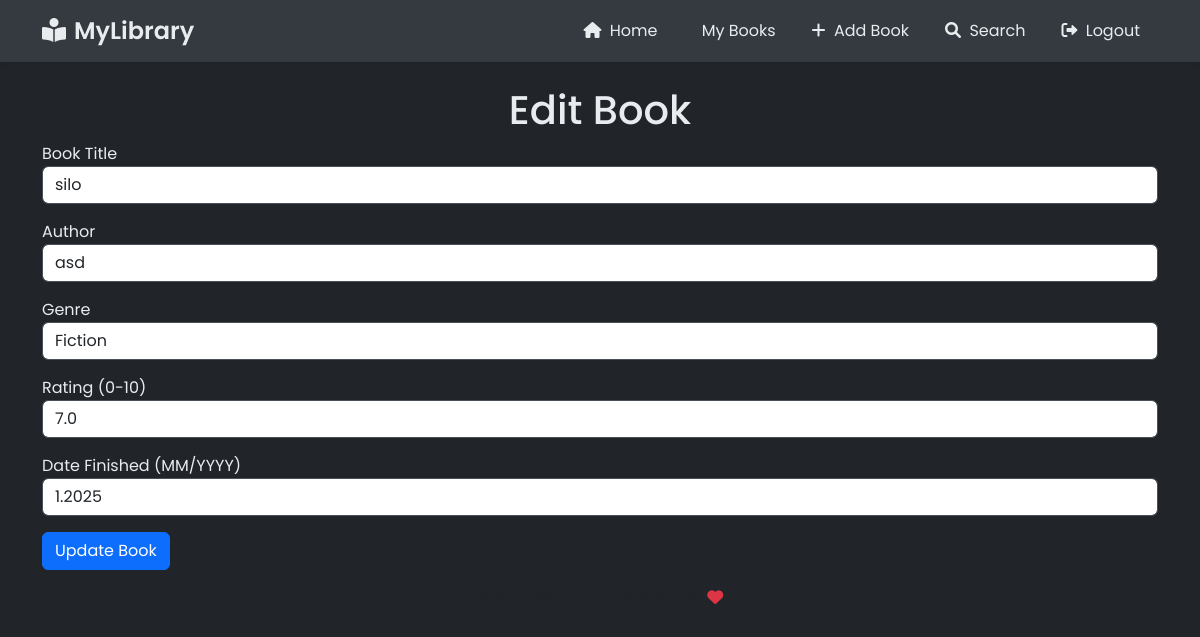
Page /edit_book/1 (signed in) on the earlier database version.
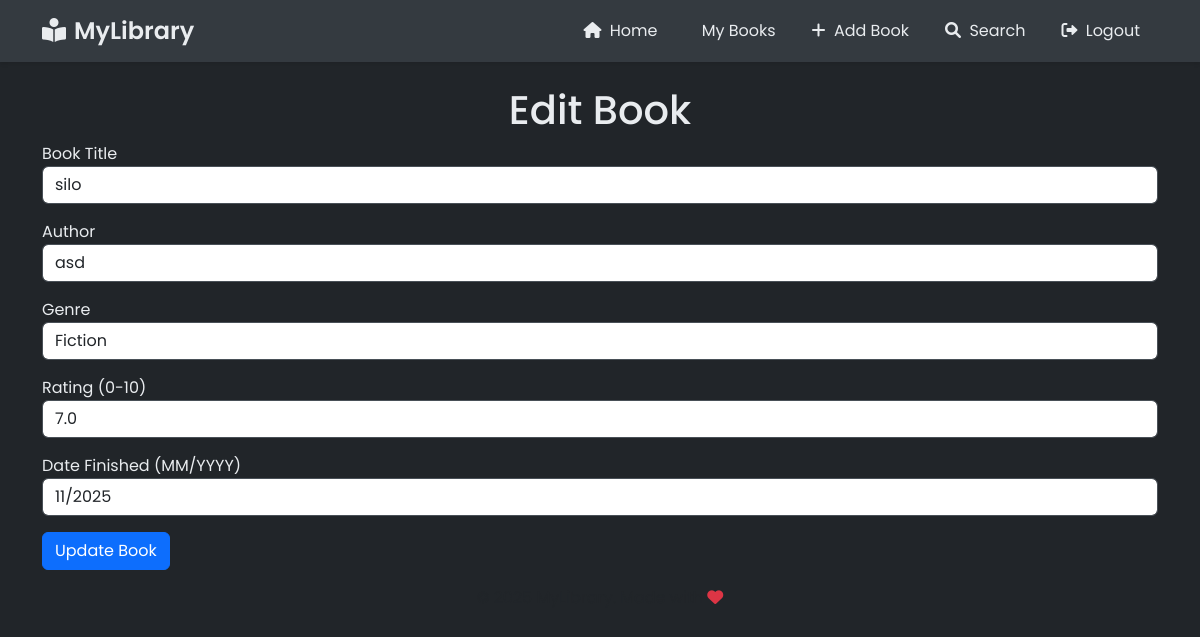
Same page on the later database version.
### main.py (models this page shows)
class Book(db.Model):
    id = db.Column(db.Integer, primary_key=True)
    title = db.Column(db.String(150), nullable=False)
    author = db.Column(db.String(150), nullable=False)
    genre = db.Column(db.String(150), nullable=False)
    notes = db.Column(db.Text, nullable=True)
    date_book_finished = db.Column(db.String(150), nullable=True)
    cover_image = db.Column(db.String(255), nullable=True)
    rating = db.Column(db.Float, nullable=True)
    description = db.Column(db.Text, nullable=True)
    category = db.Column(db.String(50), default='mylibrary')
    user_id = db.Column(db.Integer, db.ForeignKey('user.id'), nullable=False)
    shelf_id = db.Column(db.Integer, db.ForeignKey('shelf.id'), nullable=True)

### main.py (the view, shortened to what this page needs)
@app.route("/edit_book/<int:book_id>", methods=["GET", "POST"])
@login_required
def edit_book(book_id):
    book = Book.query.get(book_id)
    return render_template("edit_book.html", book=book, genres=GENRES)

### main.py (called while the page is built)
@login_manager.user_loader
def load_user(user_id):
    return User.query.get(int(user_id))

### templates/edit_book.html (shortened to what this page needs)
{% extends "base.html" %}
{% block content %}
<div class="container mt-4">
    <h1 class="text-center">Edit Book</h1>
    <form method="POST" action="{{ url_for('edit_book', book_id=book.id) }}">
        <div class="form-group">
            <label for="title">Book Title</label>
            <input type="text" name="title" class="form-control mb-2" id="title" placeholder="Book Title" value="{{ book.title }}" required>
        </div>
        <div class="form-group">
            <label for="author">Author</label>
            <input type="text" name="author" class="form-control mb-2" id="author" placeholder="Author" value="{{ book.author }}" required>
        </div>
        <div class="form-group">
            <label for="genre">Genre</label>
            <select name="genre" class="form-control mb-2" id="genre" required>
                <optgroup label="Most Common Genres">
                    {% for genre in genres[:10] %}
                        <option value="{{ genre }}" {% if genre == book.genre %}selected{% endif %}>{{ genre }}</option>
                    {% endfor %}
                </optgroup>
            </select>
        </div>
        <div class="form-group">
            <label for="rating">Rating (0-10)</label>
            <input type="text" name="rating" class="form-control mb-2" id="rating" placeholder="Rating (0-10)" value="{{ book.rating if book.rating is not none else '' }}">
        </div>
        <div class="form-group">
            <label for="date_book_finished">Date Finished (MM/YYYY)</label>
            <input type="text"
                   name="date_book_finished"
                   class="form-control mb-2"
                   id="date_book_finished"
                   placeholder="MM/YYYY"
                   pattern="(0[1-9]|1[0-2])\/[0-9]{4}"
                   title="Please enter date in MM/YYYY format (e.g., 03/2024)"
                   value="{{ book.date_book_finished if book.date_book_finished }}">
        </div>
        <button type="submit" class="btn btn-primary">Update Book</button>
    </form>
</div>
{% endblock %}

### templates/base.html (shortened to what this page needs)
<!DOCTYPE html>
<html lang="en">
<head>
    <link href="https://cdn.jsdelivr.net/npm/bootstrap@5.3.3/dist/css/bootstrap.min.css" rel="stylesheet">
    <link href="https://cdnjs.cloudflare.com/ajax/libs/font-awesome/6.0.0/css/all.min.css" rel="stylesheet">
    <link rel="stylesheet" href="{{ url_for('static', filename='css/style.css') }}">
</head>
<body>
    <nav class="navbar navbar-expand-lg navbar-dark sticky-top mb-4">
        <div class="container">
            <a class="navbar-brand" href="{{ url_for('home') }}">
                <i class="fas fa-book-reader me-2"></i>MyLibrary
            </a>
            <div class="collapse navbar-collapse" id="navbarNav">
                <ul class="navbar-nav ms-auto">
                    {% if current_user.is_authenticated %}
                        <li class="nav-item">
                            <a class="nav-link" href="{{ url_for('home') }}">
                                <i class="fas fa-home me-1"></i> Home
                            </a>
                        </li>
                        <li class="nav-item">
                            <a class="nav-link" href="{{ url_for('list_books') }}">
                                 My Books
                            </a>
                        </li>
                        <li class="nav-item">
                            <a class="nav-link" href="{{ url_for('add_book') }}">
                                <i class="fas fa-plus me-1"></i> Add Book
                            </a>
                        </li>
                        <li class="nav-item">
                            <a class="nav-link" href="{{ url_for('search') }}">
                                <i class="fas fa-search me-1"></i> Search
                            </a>
                        </li>
                        <li class="nav-item">
                            <a class="nav-link text-danger" href="{{ url_for('logout') }}">
                                <i class="fas fa-sign-out-alt me-1"></i> Logout
                            </a>
                        </li>
                    {% endif %}
                </ul>
            </div>
        </div>
    </nav>
    {% block content %}{% endblock %}
    <footer class="footer mt-auto py-3">
        <div class="container text-center">
            <span class="text-muted">© 2025 MyLibrary. Made with <i class="fas fa-heart text-danger"></i></span>
        </div>
    </footer>
</body>
</html>

### static/css/style.css (style rules this page uses)
body { font-family: 'Poppins', sans-serif; background-color: #212529; color: #e9ecef; min-height: 100vh; }
.navbar { background-color: #343a40 !important; box-shadow: 0 2px 4px rgba(0,0,0,0.1); }
.form-control { border: 1px solid #495057; }
.btn { transition: all 0.2s; }
.navbar-brand { font-weight: 600; font-size: 1.5rem; color: #e9ecef !important; }
.nav-link { color: #e9ecef !important; margin: 0 10px; transition: all 0.2s; }
.collapse { transition: all 0.3s ease; }
select.form-control { position: relative; z-index: 1000; }
.form-group { position: relative; margin-bottom: 1rem; }
optgroup { font-weight: bold; color: #6c757d; }
optgroup option { font-weight: normal; padding-left: 15px; }

Differences in the rows shown:
changed Book "silo": date_book_finished "1.2025" → "11/2025"
